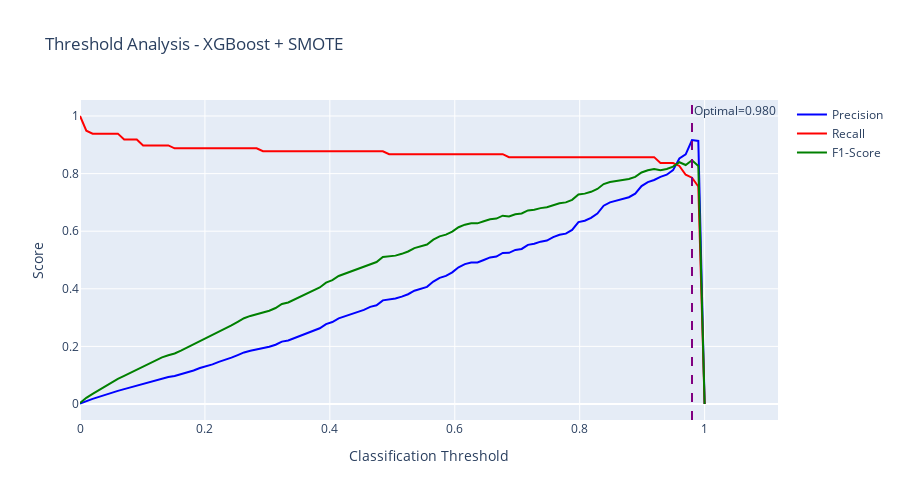

The notebook cell saved with this chart:
### Code cell
# Cell 18: Optimal Threshold Analysis for Best Model

# Using XGBoost + SMOTE (best model)
y_pred_proba = y_pred_proba_xgb2

# Calculate metrics at different thresholds
thresholds = np.linspace(0, 1, 100)
precisions = []
recalls = []
f1_scores = []

for threshold in thresholds:
    y_pred_thresh = (y_pred_proba >= threshold).astype(int)

    if y_pred_thresh.sum() > 0:  # Avoid division by zero
        precision = precision_score(y_test, y_pred_thresh, zero_division=0)
        recall = recall_score(y_test, y_pred_thresh, zero_division=0)
        f1 = f1_score(y_test, y_pred_thresh, zero_division=0)
    else:
        precision = recall = f1 = 0

    precisions.append(precision)
    recalls.append(recall)
    f1_scores.append(f1)

# Plot
fig = go.Figure()

fig.add_trace(
    go.Scatter(
        x=thresholds,
        y=precisions,
        mode="lines",
        name="Precision",
        line=dict(color="blue", width=2),
    )
)
fig.add_trace(
    go.Scatter(
        x=thresholds,
        y=recalls,
        mode="lines",
        name="Recall",
        line=dict(color="red", width=2),
    )
)
fig.add_trace(
    go.Scatter(
        x=thresholds,
        y=f1_scores,
        mode="lines",
        name="F1-Score",
        line=dict(color="green", width=2),
    )
)

# Find optimal threshold (max F1)
optimal_idx = np.argmax(f1_scores)
optimal_threshold = thresholds[optimal_idx]

fig.add_vline(
    x=optimal_threshold,
    line_dash="dash",
    line_color="purple",
    annotation_text=f"Optimal={optimal_threshold:.3f}",
)

fig.update_layout(
    title="Threshold Analysis - XGBoost + SMOTE",
    xaxis_title="Classification Threshold",
    yaxis_title="Score",
    height=500,
    hovermode="x unified",
    font=dict(size=12),
)

fig.show()

print(f"\n{'='*80}")
print("OPTIMAL THRESHOLD ANALYSIS")
print(f"{'='*80}")
print(f"Optimal Threshold: {optimal_threshold:.4f}")
print(f"Precision at optimal: {precisions[optimal_idx]:.4f}")
print(f"Recall at optimal: {recalls[optimal_idx]:.4f}")
print(f"F1-Score at optimal: {f1_scores[optimal_idx]:.4f}")
